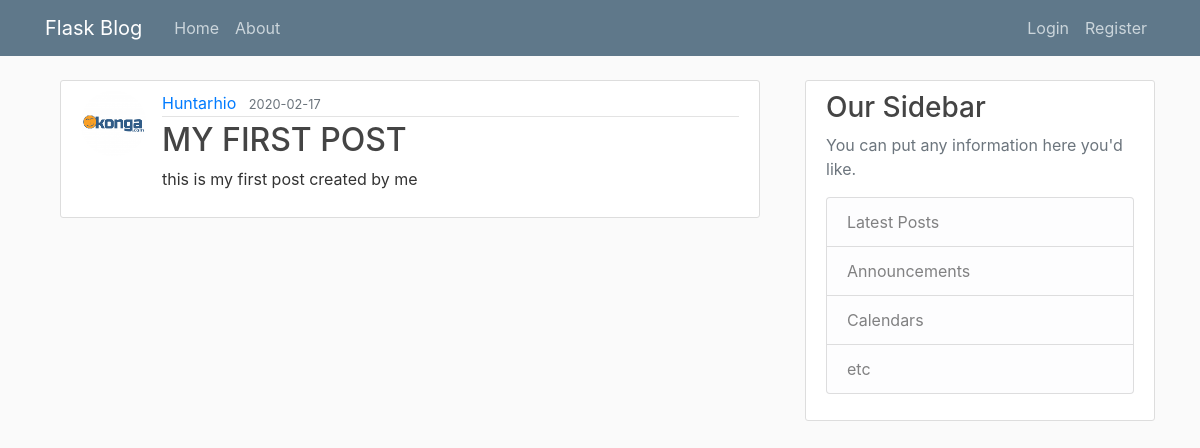
Page /home on the earlier database version.
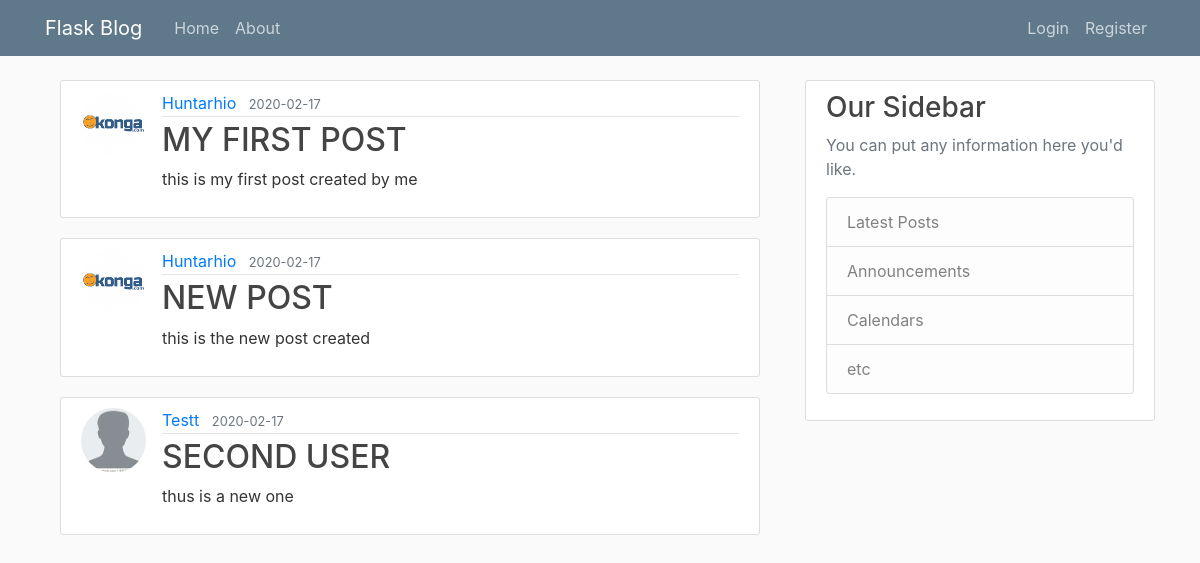
Same page on the later database version.
### flaskblog/models.py (models this page shows, shortened)
class Post(db.Model):
    id = db.Column(db.Integer, primary_key = True)
    title = db.Column(db.String(100), nullable=False)
    content = db.Column(db.Text, nullable=False)
    posted_date = db.Column(db.DateTime, nullable=False, default=datetime.utcnow)
    user_id = db.Column(db.Integer, db.ForeignKey('user.id'),nullable=False)

class User(db.Model, UserMixin):
    id = db.Column(db.Integer, primary_key = True)
    username = db.Column(db.String(20), nullable=False, unique=True)
    email = db.Column(db.String(120), nullable=False, unique=True)
    password = db.Column(db.String(), nullable=False)
    image_file = db.Column(db.String(60), nullable=False, default='default.jpg')
    posts = db.relationship('Post', backref='author', lazy=True)

### flaskblog/routes.py (the view)
@app.route("/")
@app.route("/home")
def home():
    posts = Post.query.all()
    return render_template('home.html', posts=posts)

### flaskblog/templates/home.html
{% extends 'layouts.html' %}
{% block content %}
  <div class="container">
    {% for post in posts %}
      <article class="media content-section">
        <img class="rounded-circle article-img"src="{{ url_for('static', filename='profile_pics/'+post.author.image_file) }}" alt="">
        <div class="media-body">
          <div class="article-metadata">
            <a class="mr-2" href="#">{{ post.author.username|capitalize }}</a>
            <small class="text-muted">{{ post.posted_date.strftime('%Y-%m-%d') }}</small>
          </div>
          <h2><a class="article-title" href="{{ url_for('post', post_id=post.id) }}">{{ post.title|upper }}</a></h2>
          <p class="article-content">{{ post.content|truncate }}</p>
        </div>
      </article>
    {% endfor %}
  </div>
{% endblock content %}

### flaskblog/templates/layouts.html (shortened to what this page needs)
<!DOCTYPE html>
<html lang="en" dir="ltr">
  <head>
        <link rel="stylesheet" href="https://stackpath.bootstrapcdn.com/bootstrap/4.4.1/css/bootstrap.min.css">
        <link rel="stylesheet" type="text/css" href= "{{ url_for('static', filename='main.css') }}">
  </head>
  <body>
    <header class="site-header">
      <nav class="navbar navbar-expand-md navbar-dark bg-steel fixed-top">
        <div class="container">
          <a class="navbar-brand mr-4" href="/">Flask Blog</a>
          <div class="collapse navbar-collapse" id="navbarToggle">
            <div class="navbar-nav mr-auto">
              <a class="nav-item nav-link" href="{{ url_for('home') }}">Home</a>
              <a class="nav-item nav-link" href="{{ url_for('about') }}">About</a>
            </div>
            <div class="navbar-nav">
              {% if current_user.is_authenticated %}
                <a class="nav-item nav-link" href="{{ url_for('new_post') }}">New Post</a>
                <a class="nav-item nav-link" href="{{ url_for('account') }}">Account</a>
                <a class="nav-item nav-link" href="{{ url_for('logout') }}">Logout</a>
              {% else %}
                <a class="nav-item nav-link" href="{{ url_for('login') }}">Login</a>
                <a class="nav-item nav-link" href="{{ url_for('register') }}">Register</a>
              {% endif %}
            </div>
          </div>
        </div>
      </nav>
    </header>
    <main role="main" class="container">
      <div class="row">
        <div class="col-md-8">
          {% block content %}{% endblock %}
        </div>
        <div class="col-md-4">
          <div class="content-section">
            <h3>Our Sidebar</h3>
            <p class='text-muted'>You can put any information here you'd like.
              <ul class="list-group">
                <li class="list-group-item list-group-item-light">Latest Posts</li>
                <li class="list-group-item list-group-item-light">Announcements</li>
                <li class="list-group-item list-group-item-light">Calendars</li>
                <li class="list-group-item list-group-item-light">etc</li>
              </ul>
            </p>
          </div>
        </div>
      </div>
    </main>
  </body>
</html>

### flaskblog/static/main.css (style rules this page uses)
body { background: #fafafa; color: #333333; margin-top: 5rem; }
h1, h2, h3, h4, h5, h6 { color: #444444; }
.bg-steel { background-color: #5f788a; }
.site-header .navbar-nav .nav-link { color: #cbd5db; }
.content-section { background: #ffffff; padding: 10px 20px; border: 1px solid #dddddd; border-radius: 3px; margin-bottom: 20px; }
.article-title { color: #444444; }
.article-content { white-space: pre-line; }
.article-img { height: 65px; width: 65px; margin-right: 16px; }
.article-metadata { padding-bottom: 1px; margin-bottom: 4px; border-bottom: 1px solid #e3e3e3 }

Differences in the rows shown:
added Post: image_file (picture), author.username "Huntarhio", posted_date "2020-02-17", title "NEW POST", content "this is the new post created"
added Post: image_file (placeholder picture), author.username "Testt", posted_date "2020-02-17", title "SECOND USER", content "thus is a new one"
